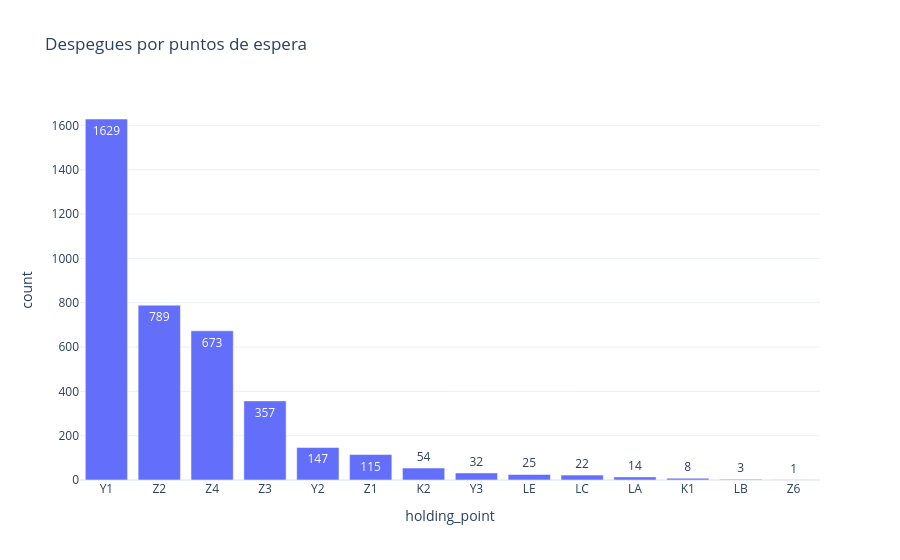

The notebook cell saved with this chart:
### Code cell
import plotly.express as px

value_counts = df['holding_point'].value_counts().reset_index()
value_counts.columns = ['holding_point', 'count']

fig = px.bar(value_counts, x='holding_point', y='count', title='Despegues por puntos de espera', text='count')

fig.update_layout(template='plotly_white')

fig.show()

### Figure 1 — Plotly figure (JSON) as saved in the notebook; plotly's stock layout.template omitted (floating-point values rounded to 4 significant figures)
{"data": [{"hovertemplate": "holding_point=%{x}<br>count=%{text}<extra></extra>", "legendgroup": "", "marker": {"color": "#636efa", "pattern": {"shape": ""}}, "name": "", "orientation": "v", "showlegend": false, "text": [1629.0, 789.0, 673.0, 357.0, 147.0, 115.0, 54.0, 32.0, 25.0, 22.0, 14.0, 8.0, 3.0, 1.0], "textposition": "auto", "type": "bar", "x": ["Y1", "Z2", "Z4", "Z3", "Y2", "Z1", "K2", "Y3", "LE", "LC", "LA", "K1", "LB", "Z6"], "xaxis": "x", "y": [1629, 789, 673, 357, 147, 115, 54, 32, 25, 22, 14, 8, 3, 1], "yaxis": "y"}], "layout": {"barmode": "relative", "legend": {"tracegroupgap": 0}, "title": {"text": "Despegues por puntos de espera"}, "xaxis": {"anchor": "y", "domain": [0, 1], "title": {"text": "holding_point"}}, "yaxis": {"anchor": "x", "domain": [0, 1], "title": {"text": "count"}}}}
